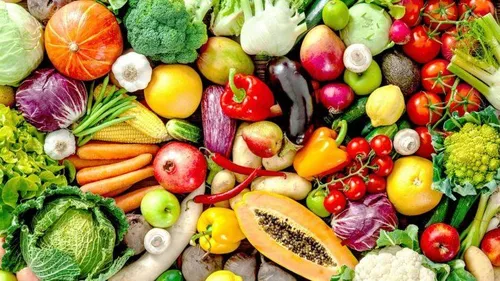
#> input picture 08_Cuantizar_imagenes_con_K-Means/img/frutas.jpg, 500 x 281 px, found by its file name
$ python 'técnicas_de_clustering.py'
#> lines starting #> are read from the running program, lines starting #| are printed output that depends on the picture
# -*- coding: utf-8 -*-
"""Técnicas_de_clustering.ipynb

Automatically generated by Colab.

Original file is located at
    https://colab.research.google.com/drive/1tmK6b6sFrZrjIiPB8biamu5t5cnosfH1

Técnicas de clustering

Cuantizar imagen con K-means
"""

# importamos librerias y modulos
import numpy as np
import matplotlib.pyplot as plt
import matplotlib.image as mpimg
from sklearn.cluster import KMeans
from sklearn.utils import shuffle

"""Leemos la imagen"""

# leemos imagen y normalizamos
img = mpimg.imread('/content/frutas.jpg')
#> img is the input picture: shape (281, 500, 3); mean R, G, B 162.8, 132, 70.4
img = np.array(img, dtype=np.float64) / 255

# obtenemos el tamaño y definimos el número de clases
w, h, d = img.shape
#> w = 281; h = 500; d = 3
n_classes = 8

# Redimensionamos
img_array = np.reshape(img, (w * h, d))

image_array_sample = shuffle(img_array, random_state=0)[:1000]
#> image_array_sample = 1000 rows, first 8: [0.341, 0.0784, 0.157], [0.773, 0.0235, 0.0157], [0.937, 0.722, 0.231], [0.584, 0.282, 0.173], [0.643, 0.741, 0.306], [0.184, 0.349, 0.161], [0.945, 0.835, 0.639], [0.373, 0.376, 0.357]
kmeans = KMeans(n_clusters = n_classes)
kmeans.fit(image_array_sample)
labels = kmeans.predict(img_array)
print(labels)
#> (printed output is left out)

# vemos a que cluster pertenece y cambiamos por el pixel del centro
img_labels = np.reshape(labels, (w,h))
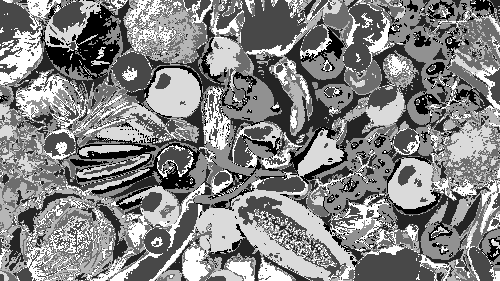
#> img_labels: shape (281, 500) int32; min 0, max 7, mean 3.62; drawn with min black and max white
img_out = np.zeros((w,h,d))
label_idx = 0
for i in range(w):
  for j in range(h):
    img_out[i][j][0] = kmeans.cluster_centers_[img_labels[i][j]][0]
    img_out[i][j][1] = kmeans.cluster_centers_[img_labels[i][j]][1]
    img_out[i][j][2] = kmeans.cluster_centers_[img_labels[i][j]][2]
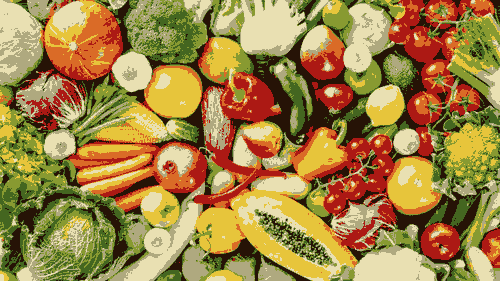
#> img_out: shape (281, 500, 3) float64; mean of channels 0, 1, 2 0.635, 0.518, 0.274; drawn as R, G, B

print(kmeans.cluster_centers_)

"""Representacion de los colores"""

plt.imshow(img)

"""Visualizamos la imagen original"""

# imagen de salida, imagen cuantizada
plt.title('Quantized image with K-Means')
plt.imshow(img_out)
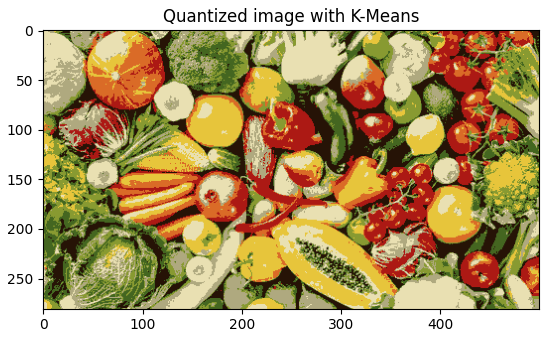
#> figure drawn by matplotlib, 1 panel

$ run again, with 08_Cuantizar_imagenes_con_K-Means/img/Quantized_image_2_colores.png saved as 08_Cuantizar_imagenes_con_K-Means/img/frutas.jpg
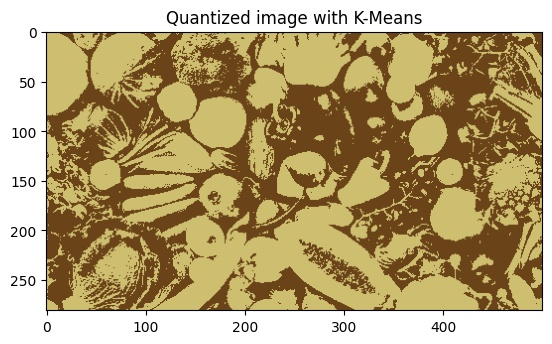
#> input picture 08_Cuantizar_imagenes_con_K-Means/img/Quantized_image_2_colores.png, 552 x 344 px, found by its file name
#> img is the input picture: shape (344, 552, 3); mean R, G, B 181.4, 162.3, 117.7
#> image_array_sample = 1000 rows, first 8: [0.412, 0.259, 0.0902], [0.796, 0.749, 0.427], [1, 1, 1], [0.718, 0.596, 0.38], [0.808, 0.745, 0.439], [0.0353, 0.00784, 0], [0.553, 0.463, 0.196], [1, 1, 1]
#> (printed output is left out)
#> `img_labels = np.reshape(labels, (w,h))`:
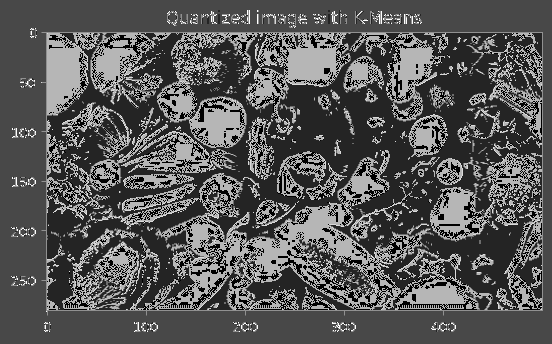
#> img_labels: shape (344, 552) int32; min 0, max 7, mean 2.41; drawn with min black and max white
#> `plt.imshow(img_out)`:
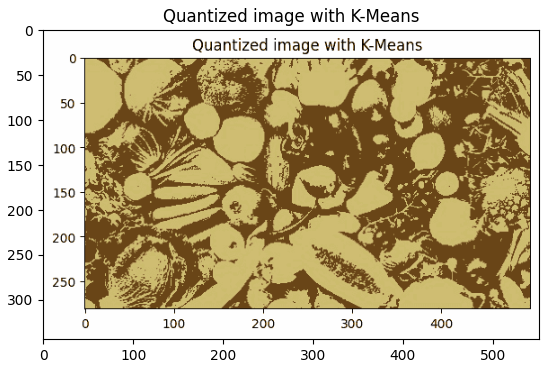
#> figure drawn by matplotlib, 1 panel
